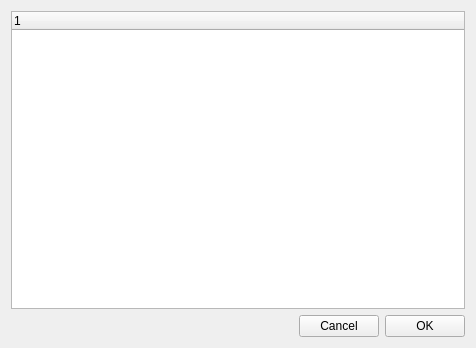
<?xml version="1.0" encoding="UTF-8"?>
<ui version="4.0">
 <class>dlgDependencies</class>
 <widget class="QWidget" name="dlgDependencies">
  <property name="geometry">
   <rect>
    <x>0</x>
    <y>0</y>
    <width>476</width>
    <height>348</height>
   </rect>
  </property>
  <property name="windowTitle">
   <string>Form</string>
  </property>
  <layout class="QVBoxLayout" name="verticalLayout">
   <item>
    <widget class="QTreeWidget" name="tree">
     <column>
      <property name="text">
       <string notr="true">1</string>
      </property>
     </column>
    </widget>
   </item>
   <item>
    <layout class="QHBoxLayout" name="horizontalLayout">
     <item>
      <spacer name="horizontalSpacer">
       <property name="orientation">
        <enum>Qt::Horizontal</enum>
       </property>
       <property name="sizeHint" stdset="0">
        <size>
         <width>40</width>
         <height>20</height>
        </size>
       </property>
      </spacer>
     </item>
     <item>
      <widget class="QPushButton" name="cancelButton">
       <property name="text">
        <string>Cancel</string>
       </property>
      </widget>
     </item>
     <item>
      <widget class="QPushButton" name="okButton">
       <property name="text">
        <string>OK</string>
       </property>
      </widget>
     </item>
    </layout>
   </item>
  </layout>
 </widget>
 <resources/>
 <connections/>
</ui>
